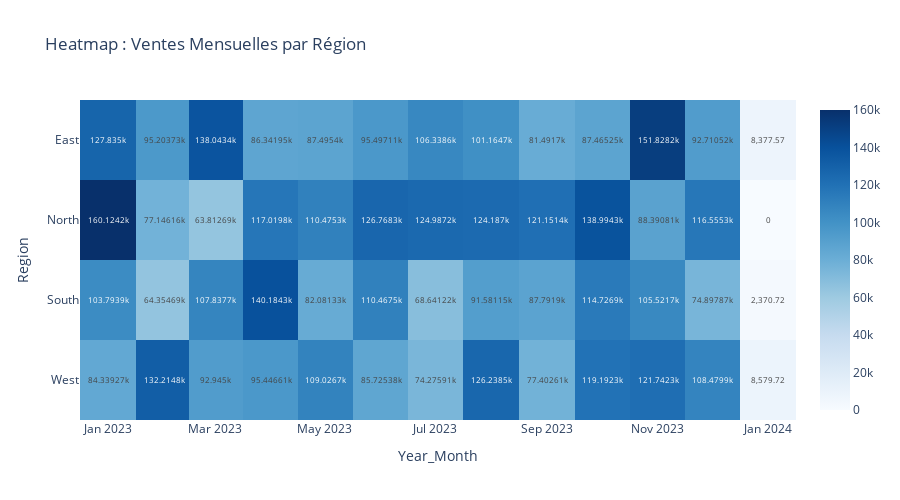

The code cell stored with this chart in its notebook:
### Code cell
df['Year_Month'] = df['Sale_Date'].dt.to_period('M').astype(str)
monthly_sales = df.groupby(['Year_Month', 'Region'])['Sales_Amount'].sum().reset_index()
monthly_pivot = monthly_sales.pivot(index='Year_Month', columns='Region', values='Sales_Amount').fillna(0)

fig_heatmap = px.imshow(monthly_pivot.T, 
                        text_auto=True, aspect="auto",
                        color_continuous_scale='Blues',
                        title='Heatmap : Ventes Mensuelles par Région')
fig_heatmap.update_layout(height=500)
fig_heatmap.write_html(OUTPUT_DIR / 'figures' / 'monthly_sales_heatmap.html')
fig_heatmap.show()

### Figure 1 — Plotly figure (JSON) as saved in the notebook; plotly's stock layout.template omitted (floating-point values rounded to 4 significant figures)
{"data": [{"coloraxis": "coloraxis", "hovertemplate": "Year_Month: %{x}<br>Region: %{y}<br>color: %{z}<extra></extra>", "name": "0", "texttemplate": "%{z}", "type": "heatmap", "x": ["2023-01", "2023-02", "2023-03", "2023-04", "2023-05", "2023-06", "2023-07", "2023-08", "2023-09", "2023-10", "2023-11", "2023-12", "2024-01"], "xaxis": "x", "y": ["East", "North", "South", "West"], "yaxis": "y", "z": [[127800.0, 95200.0, 138000.0, 86340.0, 87500.0, 95500.0, 106300.0, 101200.0, 81490.0, 87470.0, 151800.0, 92710.0, 8378.0], [160100.0, 77150.0, 63810.0, 117000.0, 110500.0, 126800.0, 125000.0, 124200.0, 121200.0, 139000.0, 88390.0, 116600.0, 0.0], [103800.0, 64350.0, 107800.0, 140200.0, 82080.0, 110500.0, 68640.0, 91580.0, 87790.0, 114700.0, 105500.0, 74900.0, 2371.0], [84340.0, 132200.0, 92940.0, 95450.0, 109000.0, 85730.0, 74280.0, 126200.0, 77400.0, 119200.0, 121700.0, 108500.0, 8580.0]]}], "layout": {"coloraxis": {"colorscale": [[0, "rgb(247,251,255)"], [0.125, "rgb(222,235,247)"], [0.25, "rgb(198,219,239)"], [0.375, "rgb(158,202,225)"], [0.5, "rgb(107,174,214)"], [0.625, "rgb(66,146,198)"], [0.75, "rgb(33,113,181)"], [0.875, "rgb(8,81,156)"], [1, "rgb(8,48,107)"]]}, "height": 500, "title": {"text": "Heatmap : Ventes Mensuelles par Région"}, "xaxis": {"anchor": "y", "domain": [0, 1], "title": {"text": "Year_Month"}}, "yaxis": {"anchor": "x", "autorange": "reversed", "domain": [0, 1], "title": {"text": "Region"}}}}
